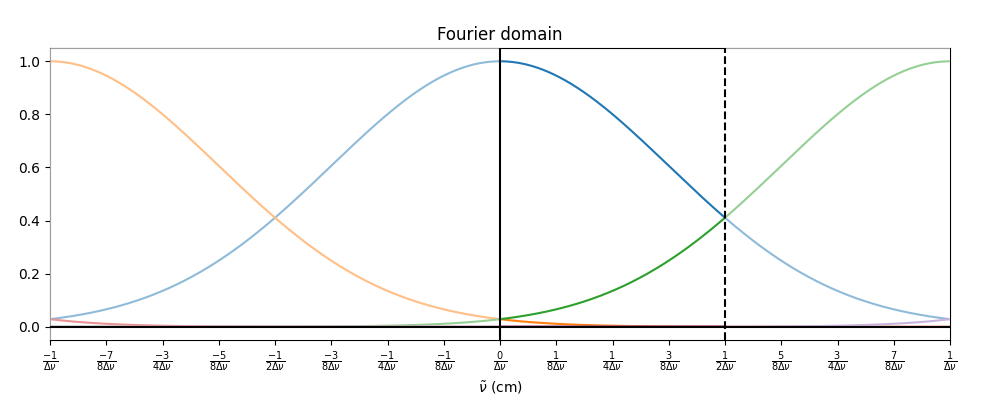

Recreate this plot in Python.
import numpy as np
import matplotlib.pyplot as plt
from fractions import Fraction

gG = lambda v,w: (2/w)*np.sqrt(np.log(2)/np.pi)*np.exp(-4*np.log(2)*(v/w)**2)
gL = lambda v,w: (1/np.pi) * (w/2) / (v**2 + (w/2)**2)*dv

gG_FT = lambda x,w: np.exp(-(np.pi*x*wG)**2/(4*np.log(2)))
gL_FT = lambda x,w: np.exp(- np.pi*x*wL)

dv = 0.001 #cm-1
v_max = 100.0 #cm-1
v_arr = np.arange(0,v_max,dv)
N_zpad = v_arr.size ## can be 0..v_arr.size
x_arr = np.linspace(-1/dv,1/dv,v_arr.size*4)
folding_thresh = 1e-6

wG = dv

# Current RADIS implementation:

fig, (ax2) = plt.subplots(1,1,figsize=(10,4))
plt.subplots_adjust(left=0.05,right=0.95,bottom=0.15)


plt.plot(x_arr,gG_FT(x_arr,wG))
for n in range(1,3):
    plt.plot(x_arr,gG_FT( n/dv + x_arr,wG))
    plt.plot(x_arr,gG_FT(-n/dv + x_arr,wG))


ax2.axvspan(-1/dv, 0, alpha=0.5, color='w',zorder = 10)
ax2.axvspan(1/(2*dv), 1/dv, alpha=0.5, color='w',zorder = 10)

ax2.axhline(0,c='k',zorder = 20)
ax2.axvline(0,c='k',zorder = 20)
ax2.axvline(1/(2*dv),c='k',ls='--',zorder = 20)

N_ticks = 8

ax2.set_xlabel('$\\tilde{\\nu}$ (cm)')
ticks = [i/(N_ticks*dv) for i in range(-N_ticks,N_ticks+1)]
labels = ['$\\frac{'+(str(Fraction(i,N_ticks)) if i else '0/').replace('/','}{')+'\\Delta\\nu}$' for i in range(1-N_ticks,N_ticks)]
labels = ['$\\frac{-1}{\\Delta\\nu}$'] + labels + ['$\\frac{1}{\\Delta\\nu}$'] 
ax2.set_xticks(ticks)
ax2.set_xticklabels(labels)
ax2.set_title('Fourier domain')
ax2.set_xlim(-1/dv,1/dv)

plt.savefig(__file__[:-2]+'png')
plt.show()
